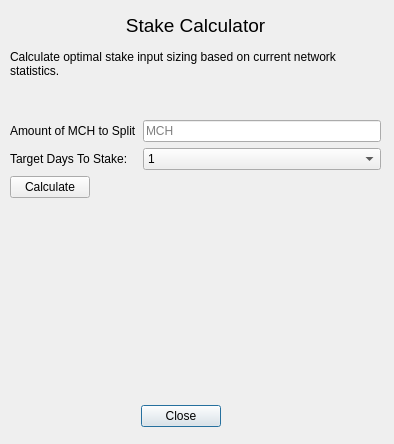
<?xml version="1.0" encoding="UTF-8"?>
<ui version="4.0">
 <class>calcDialog</class>
 <widget class="QDialog" name="calcDialog">
  <property name="geometry">
   <rect>
    <x>0</x>
    <y>0</y>
    <width>394</width>
    <height>444</height>
   </rect>
  </property>
  <property name="windowTitle">
   <string>Stake Calculator</string>
  </property>
  <widget class="QDialogButtonBox" name="buttonBox">
   <property name="geometry">
    <rect>
     <x>100</x>
     <y>400</y>
     <width>161</width>
     <height>32</height>
    </rect>
   </property>
   <property name="sizePolicy">
    <sizepolicy hsizetype="Maximum" vsizetype="Fixed">
     <horstretch>0</horstretch>
     <verstretch>0</verstretch>
    </sizepolicy>
   </property>
   <property name="orientation">
    <enum>Qt::Horizontal</enum>
   </property>
   <property name="standardButtons">
    <set>QDialogButtonBox::Close</set>
   </property>
   <property name="centerButtons">
    <bool>true</bool>
   </property>
  </widget>
  <widget class="QLabel" name="label">
   <property name="geometry">
    <rect>
     <x>10</x>
     <y>10</y>
     <width>371</width>
     <height>31</height>
    </rect>
   </property>
   <property name="font">
    <font>
     <pointsize>14</pointsize>
    </font>
   </property>
   <property name="text">
    <string>Stake Calculator</string>
   </property>
   <property name="scaledContents">
    <bool>false</bool>
   </property>
   <property name="alignment">
    <set>Qt::AlignCenter</set>
   </property>
  </widget>
  <widget class="QLabel" name="label_2">
   <property name="geometry">
    <rect>
     <x>10</x>
     <y>50</y>
     <width>371</width>
     <height>51</height>
    </rect>
   </property>
   <property name="lineWidth">
    <number>1</number>
   </property>
   <property name="text">
    <string>Calculate optimal stake input sizing based on current network statistics.</string>
   </property>
   <property name="alignment">
    <set>Qt::AlignLeading|Qt::AlignLeft|Qt::AlignTop</set>
   </property>
   <property name="wordWrap">
    <bool>true</bool>
   </property>
  </widget>
  <widget class="QWidget" name="verticalLayoutWidget">
   <property name="geometry">
    <rect>
     <x>10</x>
     <y>270</y>
     <width>371</width>
     <height>121</height>
    </rect>
   </property>
   <layout class="QVBoxLayout" name="verticalLayout">
    <item>
     <widget class="QLabel" name="avgWeightResult">
      <property name="lineWidth">
       <number>1</number>
      </property>
      <property name="text">
       <string/>
      </property>
      <property name="alignment">
       <set>Qt::AlignJustify|Qt::AlignTop</set>
      </property>
      <property name="wordWrap">
       <bool>true</bool>
      </property>
     </widget>
    </item>
   </layout>
  </widget>
  <widget class="QWidget" name="formLayoutWidget">
   <property name="geometry">
    <rect>
     <x>10</x>
     <y>120</y>
     <width>371</width>
     <height>111</height>
    </rect>
   </property>
   <layout class="QFormLayout" name="formLayout">
    <item row="1" column="0">
     <widget class="QLabel" name="label_3">
      <property name="text">
       <string>Target Days To Stake:</string>
      </property>
     </widget>
    </item>
    <item row="1" column="1">
     <widget class="QComboBox" name="comboBoxTargetDays">
      <item>
       <property name="text">
        <string>1</string>
       </property>
      </item>
      <item>
       <property name="text">
        <string>2</string>
       </property>
      </item>
      <item>
       <property name="text">
        <string>3</string>
       </property>
      </item>
      <item>
       <property name="text">
        <string>4</string>
       </property>
      </item>
      <item>
       <property name="text">
        <string>5</string>
       </property>
      </item>
      <item>
       <property name="text">
        <string>6</string>
       </property>
      </item>
      <item>
       <property name="text">
        <string>7</string>
       </property>
      </item>
      <item>
       <property name="text">
        <string>8</string>
       </property>
      </item>
      <item>
       <property name="text">
        <string>9</string>
       </property>
      </item>
      <item>
       <property name="text">
        <string>10</string>
       </property>
      </item>
      <item>
       <property name="text">
        <string>15</string>
       </property>
      </item>
      <item>
       <property name="text">
        <string>20</string>
       </property>
      </item>
      <item>
       <property name="text">
        <string>25</string>
       </property>
      </item>
      <item>
       <property name="text">
        <string>30</string>
       </property>
      </item>
     </widget>
    </item>
    <item row="0" column="1">
     <widget class="QLineEdit" name="blockSizeEdit">
      <property name="placeholderText">
       <string>MCH</string>
      </property>
     </widget>
    </item>
    <item row="0" column="0">
     <widget class="QLabel" name="label_4">
      <property name="text">
       <string>Amount of MCH to Split</string>
      </property>
     </widget>
    </item>
    <item row="2" column="0">
     <widget class="QPushButton" name="pushButton">
      <property name="text">
       <string>Calculate</string>
      </property>
     </widget>
    </item>
   </layout>
  </widget>
 </widget>
 <resources/>
 <connections>
  <connection>
   <sender>buttonBox</sender>
   <signal>accepted()</signal>
   <receiver>calcDialog</receiver>
   <slot>accept()</slot>
   <hints>
    <hint type="sourcelabel">
     <x>248</x>
     <y>254</y>
    </hint>
    <hint type="destinationlabel">
     <x>157</x>
     <y>274</y>
    </hint>
   </hints>
  </connection>
  <connection>
   <sender>buttonBox</sender>
   <signal>rejected()</signal>
   <receiver>calcDialog</receiver>
   <slot>reject()</slot>
   <hints>
    <hint type="sourcelabel">
     <x>316</x>
     <y>260</y>
    </hint>
    <hint type="destinationlabel">
     <x>286</x>
     <y>274</y>
    </hint>
   </hints>
  </connection>
 </connections>
</ui>
